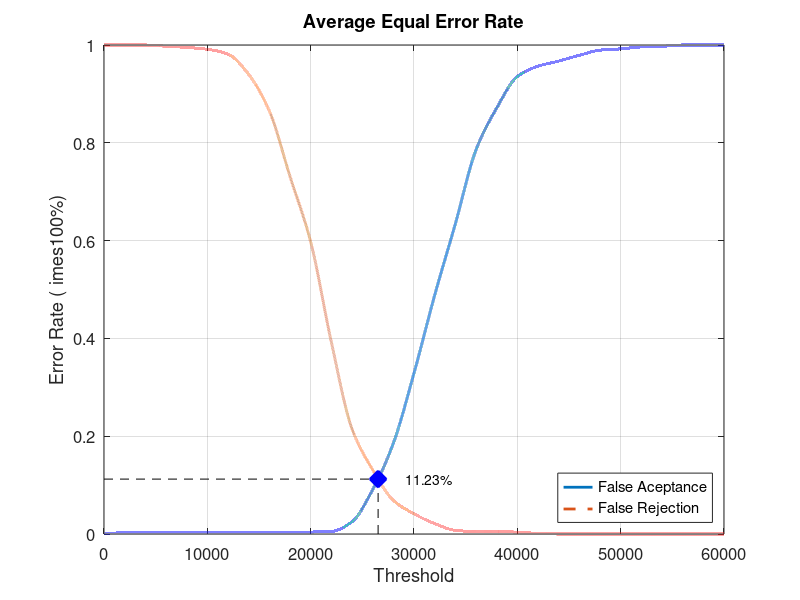
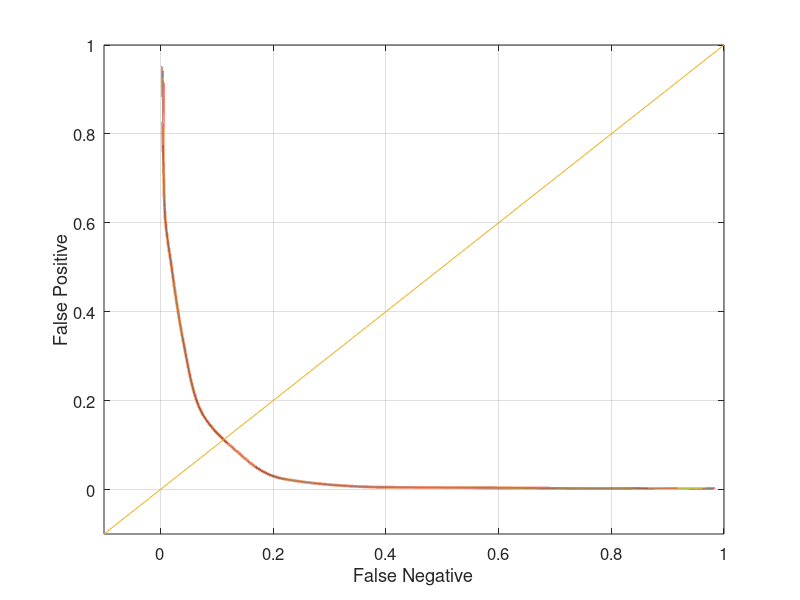

These figures' MATLAB source, in order:
close all;
clear;
clc;
x = 0:2000:60000;
xq = 0:0.5:60000;

y0 = [0 0.00263158 0.00263158 0.00263158 0.00263158 0.00263158 0.00263158 0.00263158 0.00263158 0.00263158 0.00394737 0.00526316 0.025 0.0907895 0.185526 0.328947 0.488158 0.634211 0.785526 0.871053 0.935526 0.956579 0.967105 0.978947 0.989474 0.992105 0.996053 0.997368 1 1 1]
yy0 = interp1(x, y0, xq, 'pchip');
y1 = [1 1 1 0.9975 0.995 0.99125 0.98125 0.94 0.865 0.73125 0.5975 0.3925 0.215 0.13125 0.06875 0.04125 0.02125 0.0075 0.005 0.005 0.00375 0.00125 0 0 0 0 0 0 0 0 0]
yy1 = interp1(x, y1, xq, 'pchip');

% Calculating EER: 
y2 = abs(y0 - y1);
find(y2 == min(y2))
yy2 = abs(yy0 - yy1);
xEER = find(yy2 == min(yy2));
xEERIndex = xq(xEER) % X-axis EER
yEER = yy0(xEER) % Y-axis EER

main = figure
plot(xq, yy0,'-','LineWidth', 2);	hold on
plot(xq, yy1,'--','LineWidth', 2);	hold on
plot([xEERIndex xEERIndex], [0 yEER], 'k--');	hold on
plot([0 xEERIndex], [yEER yEER], 'k--');	hold on
plot(xEERIndex, yEER, 'bx', 'LineWidth', 10);	hold on
text(xEERIndex + 10 * xEERIndex / 100, yEER, [num2str(round((10000 * yEER)) / 100) '%'])
legend('False Aceptance', 'False Rejection', 'Location', 'SouthEast')
xlabel('Threshold')
ylabel('Error Rate (	imes100%)')
title('Average Equal Error Rate')
set(gca, 'FontSize', 12)
axis([0 60000 0 1])
grid on

print(main, 'Experiment1AverageMain', '-dpng');
FNRxFPR = figure('Color', [1 1 1]);
plot(yy1, yy0, '-', yy1, yy0, 'LineWidth', 2);
hold on
y = -0.1:0.1:1
plot(y, y); 
set(gca, 'FontSize', 12)
xlabel('False Negative')
ylabel('False Positive')
axis([-0.1 1 -0.1 1])
set(gca, 'FontSize', 12)
grid on

print(FNRxFPR, 'Experiment1AverageFNRxFPR','-dpng');
